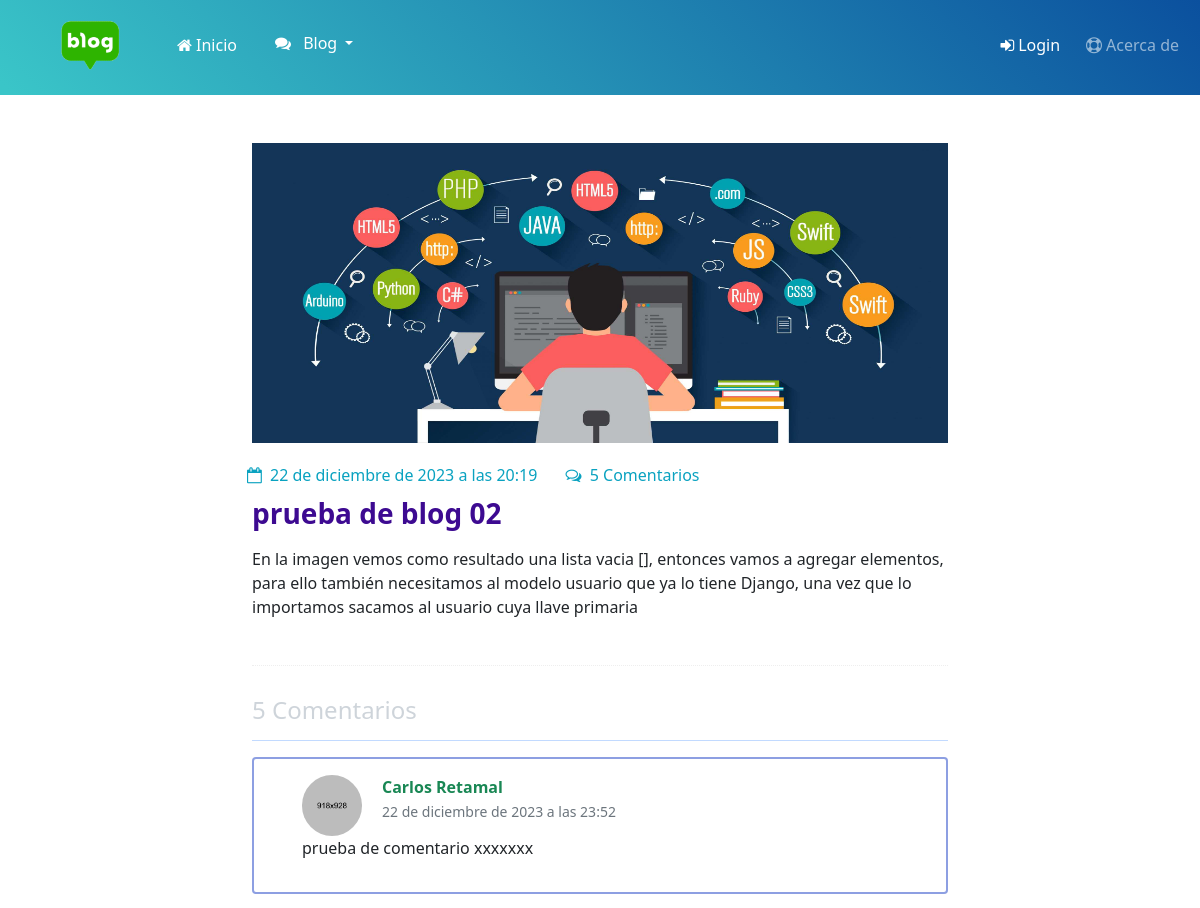
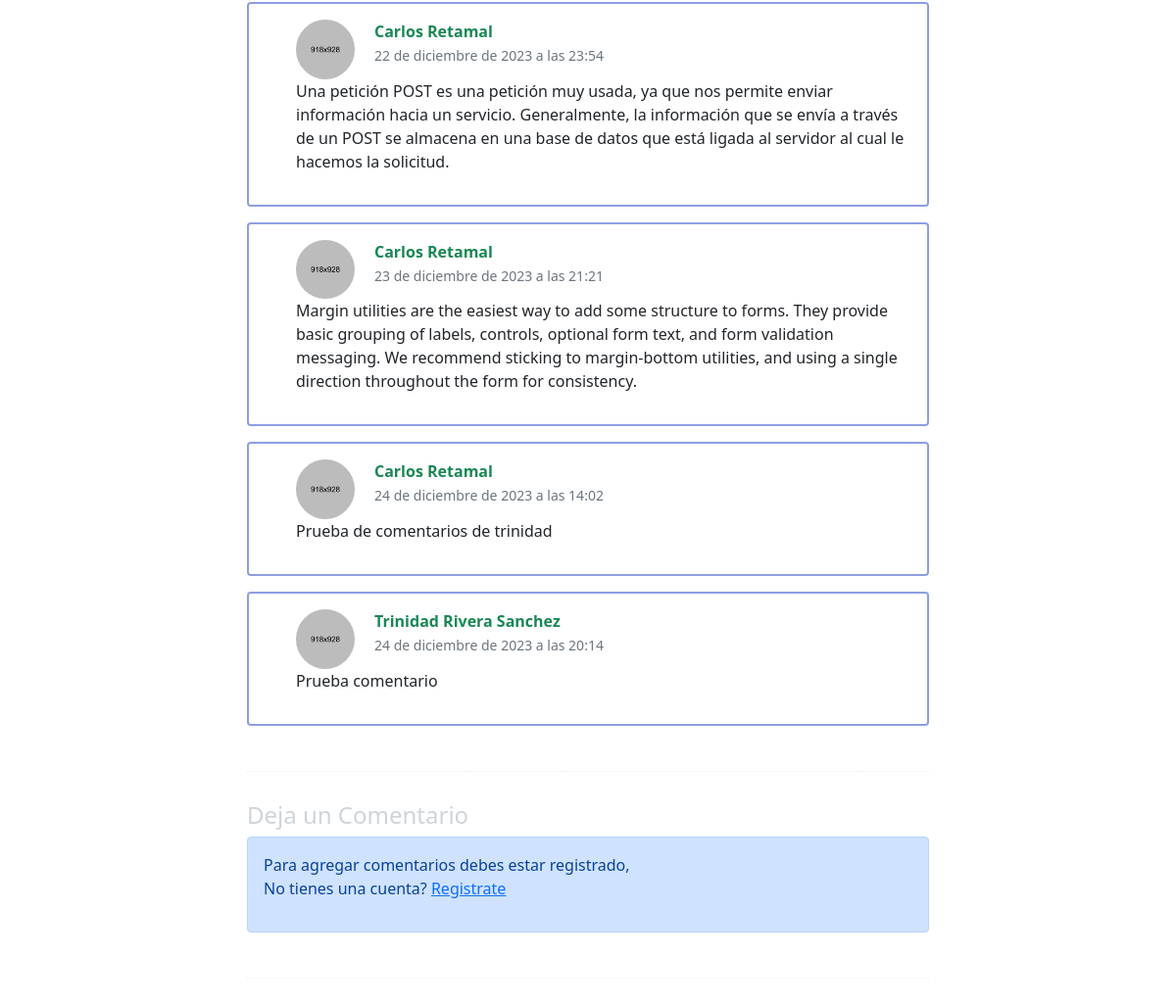
The app's page /AppCoder/verblog/3 with its own data (2 pictures, top to bottom).
### AppCoder/models.py (models this page shows, shortened)
class Blog(models.Model):
    titulo = models.CharField(max_length=300)
    subtitulo = models.CharField(max_length=300)
    contenido = models.CharField(max_length=2200)
    fecha = models.DateTimeField(auto_now_add=True)
    imagen = models.FileField(upload_to="media/posts", null=True, blank=True)
    autor = models.ForeignKey(User, on_delete=models.CASCADE)

class Comentario(models.Model):
     fecha = models.DateTimeField(auto_now_add=True)
     comentario = models.CharField(max_length=2200)
     autor = models.ForeignKey(User, on_delete=models.CASCADE)
     blog = models.ForeignKey(Blog, on_delete=models.CASCADE)

### AppCoder/views.py (the view)
# urls.py: path("verblog/<id_blog>",ver_blog_view, name="verblog"),
def ver_blog_view(request,id_blog):
    if request.method == 'GET':
        datos = models.Blog.objects.filter(id = id_blog)
        comentario = models.Comentario.objects.filter(blog_id = id_blog)
        return render(request, 'AppCoder/verblog.html',{'filtro':datos,'comentario':comentario})

### AppCoder/templates/AppCoder/verblog.html
{% extends "AppCoder/inicio.html" %} {% load static %}
{% block contenidoPrincipal %}
<div class="row mt-5" style="margin: 0 20% 0 20%;">
<div class="content col-md-12 blog-alt">
    {% for blog in filtro  %}
  <div class="blog-box clearfix">
    <div class="media-box text-center feature-img">
      <img src="../../{{blog.imagen}}" alt="" width="100%" height="300px" class="img-responsive">
    </div>
    <div class="blog-single">
      <div class="blog-meta">
        <ul class="list-inline">
          <li><span class="me-4 fs-12 bd-cyan-300"><i class="fa fa-calendar-o"></i> {{blog.fecha}}</span>
          <span class="bd-cyan-300"><i class="fa fa-comments-o "></i> {{comentario.count}} Comentarios</span>
        </ul>
      </div>
      <h3 class="post-title bd-indigo-400">{{blog.titulo}}</h3>
      <p>{{blog.contenido}}</p>
      {% endfor %}
    </div>
  </div>
              <div class="blog-box clearfix">
                  <div class="custom-title">
                      <h4 class="bd-gray-400">{{comentario.count}} Comentarios </h4>
                      <hr class="text-primary">
                  </div>
                  {% for com in comentario  %}
                  <div class="row">
                      <div class="col-md-12">
                          <div class="card2 p-3 mb-3">
                              <div class="card-body comments">
                                  <ul class="media-list" style="list-style:none">
                                      <li class="media">
                                          <div class="comment">
                                                  <img src="{% static 'imagen/team_01.jpeg' %}" width="10%" height="10%" alt="" class="rounded-circle" style="float: inline-start;">
                                              <div class="media-body">
                                                <div>
                                                  <strong class="text-success">{{com.autor.first_name}} {{com.autor.last_name}}</strong>
                                                  <br>
                                                  <span class="text-muted">
                                                    <small class="text-muted">{{com.fecha}}</small></span>
                                                  </div>
                                              </div>
                                              <div class="clearfix"></div>
                                              <p>{{com.comentario}} </p>
                                          </div>
                                        </li>
                                  </ul>
                              </div>
                          </div>
                      </div>
                  </div>
                  {% endfor %}
              </div>
              <div class="blog-box clearfix text-primary">
                  <div class="custom-title">
                      <h4 class="bd-gray-400">Deja un Comentario</h4>
                  </div>
                  {% if user.is_authenticated %}
                  <div class="contact_form comment-form">
                      <form class="row" method="POST" action="../comentario/">
                        {% csrf_token %}
                        {% for bg in filtro  %}
                              <input type="hidden" class="form-control" id="id_autor" name="autor" value="{{user.id}}" >
                              <input type="hidden" class="form-control" id="id_blog" name="blog" value="{{bg.id}}">
                        {% endfor %}
                          <div class="col-md-12 col-sm-12">
                              <label class="bd-gray-400">Comentario <span class="required">*</span></label>
                              <textarea class="form-control" placeholder="" id="id_comentario" col="6" name="comentario" required  style="height: 149px;"></textarea>
                          </div>
                          <div class="col-md-12 col-sm-12 mt-2">
                              <input type="submit" value="Enviar comentario" class="btn btn-primary">
                          </div>
                      </form>
                  </div>
                  {% else %}
                  <div class="alert alert-primary " role="alert">
                    Para agregar comentarios debes estar registrado, <p>No tienes una cuenta? <a href="{% url 'nuevoperfil' %}" class="text-primary">Registrate</a></p>
                  </div>
                  {% endif %}
              </div>
</div>
</div>
{% endblock %}

### AppCoder/templates/AppCoder/inicio.html (shortened to what this page needs)
{% load static %}
<!DOCTYPE html>
<html lang="en">
  <head>
    <link href="{% static 'bootstrap/css/bootstrap.min.css'  %}" rel="stylesheet" />
    <link href="{% static 'font-awesome/css/font-awesome.min.css'  %}" rel="stylesheet" />
    <link href="{% static 'css/style.css'  %}" rel="stylesheet" />
  </head>
  <body >
    {% include "AppCoder/layout/header.html" %}
    {% block contenidoPrincipal %}{% endblock %}
  </body>
</html>

### AppCoder/templates/AppCoder/layout/header.html (shortened to what this page needs)
{% load static %}
<nav class="navbar navbar-expand-lg navbar-dark" style="padding: 20px 0 25px;background: -webkit-linear-gradient(45deg, #3ac5c8 1%, #0b509e 100%);">
    <div class="container-fluid ms-5">
      <img class="img-fluid rounded " loading="lazy" src="{% static 'imagen/blog.png' %}" width="60" alt="BootstrapBrain Logo">
        <div class="collapse navbar-collapse ms-5" id="navbarSupportedContent">
          <ul class="navbar-nav me-auto mb-2 mb-lg-0">
            <li class="nav-item">
              <a class="nav-link active btn btn-ligth" aria-current="page" href="{% url 'home' %}"><i class="fa fa-home"></i> Inicio</a>
            </li>
            <li>
              <div class="dropdown ms-3 " >
                <button class="btn btn-ligth text-white dropdown-toggle" type="button" id="dropdownMenuButton1" data-bs-toggle="dropdown" aria-expanded="false">
                   <i class="fa fa-comments me-2"></i> Blog
                </button>
              </div>
            </li>
          </ul>
          <div class="d-flex text-white">
            <ul class="navbar-nav me-auto mb-2 mb-lg-0">
              {% if user.is_authenticated %}
              <li>
                <div class="dropdown">
                  <button class="btn btn-ligth text-white dropdown-toggle" type="button" id="dropdownMenuButton1" data-bs-toggle="dropdown" aria-expanded="false">
                    <span>{{ user.first_name}}  {{ user.last_name}}</span>
                  </button>
                  <ul class="dropdown-menu" aria-labelledby="dropdownMenuButton1" style="background-color: #5779a9a8;">
                    <li><a class="nav-link text-white" href="{% url 'updateperfil' user.id %}"><i class="fa fa-drivers-license-o me-2"></i>Editar Perfil</a></li>
                    <li class="nav-item">
                      <a class="nav-link text-white" aria-current="page" href="{% url 'logout' %}"><i class="fa fa-sign-out me-2"></i>Cerrar Sesión</a>
                    </li>
                  </ul>
                </div>
              </li>
              {% else %}
              <li class="nav-item">
                <a class="nav-link active btn btn-ligth me-2" aria-current="page" href="{% url 'login' %}"><i class="fa fa-sign-in me-1"></i>Login</a>
              </li>
              {% endif %}
              <li class="nav-item">
                <a class="nav-link btn btn-ligth" aria-current="page" href="{% url 'about' %}"><i class="fa fa-life-ring me-1"></i>Acerca de</a>
              </li>
            </ul>
          </div>
        </div>
      </div>
</nav>

### AppCoder/static/css/style.css (style rules this page uses)
.blog-box { display: block; position: relative; margin-bottom: 30px; padding-bottom: 30px; border-bottom: 1px dotted #eee; }
.blog-meta i { padding-right: 4px; }
.blog-single ul, .blog-desc ul { padding: 0; margin: 0 0 0 -5px; }
.blog-single h3.post-title, .blog-desc h3 { padding: 8px 0 10px; margin: 0; line-height: 1.3; font-weight: bold; font-size: 28px; }
.blog-single h3.post-title { margin-bottom: 5px; }
.blog-alt .media-box { margin-bottom: 20px; }
.comments img { max-width: 60px; margin-right: 20px }
.comments { padding: 0!important; margin: 0!important }
.card2 { position: relative; display: flex; flex-direction: column; min-width: 0; word-wrap: break-word; background-color: #fff; background-clip: border-box; border: 2px solid rgb(28 65 197 / 50%); border-radius: 0.25rem; }
.bd-cyan-300 { color: #0aa2c0; }
.bd-gray-400 { color: #ced4da; }
.bd-indigo-400 { color: #3d0a91; }

### records on screen
Blog: imagen (picture), fecha "22 de diciembre de 2023 a las 20:19", count "5", titulo "prueba de blog 02", contenido "En la imagen vemos como resultado una lista vacia [], entonces vamos a agregar elementos, para ello también necesitamos al modelo usuario que ya lo tiene Django, una vez que lo importamos sacamos al usuario cuya llave primaria"
Comentario: autor.first_name "Carlos", autor.last_name "Retamal", fecha "22 de diciembre de 2023 a las 23:52", comentario "prueba de comentario xxxxxxx"
Comentario: autor.first_name "Carlos", autor.last_name "Retamal", fecha "22 de diciembre de 2023 a las 23:54", comentario "Una petición POST es una petición muy usada, ya que nos permite enviar información hacia un servicio. Generalmente, la información que se envía a través de un POST se almacena en una base de datos que está ligada al servidor al cual le hacemos la solicitud."
Comentario: autor.first_name "Carlos", autor.last_name "Retamal", fecha "23 de diciembre de 2023 a las 21:21", comentario "Margin utilities are the easiest way to add some structure to forms. They provide basic grouping of labels, controls, optional form text, and form validation messaging. We recommend sticking to margin-bottom utilities, and using a single direction throughout the form for consistency."
Comentario: autor.first_name "Carlos", autor.last_name "Retamal", fecha "24 de diciembre de 2023 a las 14:02", comentario "Prueba de comentarios de trinidad"
Comentario: autor.first_name "Trinidad", autor.last_name "Rivera Sanchez", fecha "24 de diciembre de 2023 a las 20:14", comentario "Prueba comentario"

### other values on screen
{{ comentario.count }} "5"
